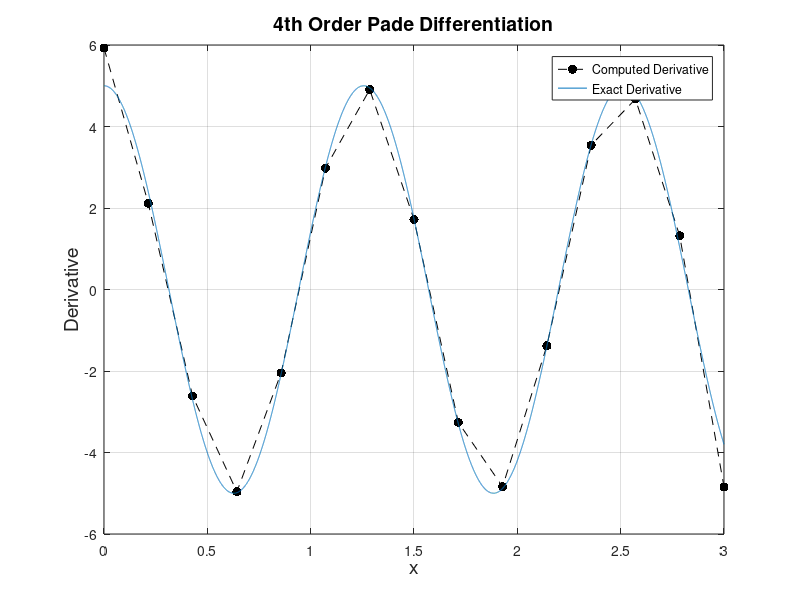

Write MATLAB code to recreate this figure.
clear
xj = linspace(0, 3, 15); %我要帶入的grid points從x0~x14
space = xj(2) - xj(1);
yj = sin(5*xj); %f0~f14
L = length(xj);
%初始化矩陣A
A = zeros(L,L);
%初始化邊界微分組合之係數
A(1,1) = 1;
A(1,2) = 2;
A(L,L) = 1;
A(L,L-1) = 2;
%初始化一般微分組合之係數
for i=2:L-1
    A(i,i-1) = 1;
    A(i,i) = 4;
    A(i,i+1) = 1;
end
%初始化矩陣B
B = zeros(L,1);
%設定邊界條件
B(1,1) = (-5/2)*yj(1) + 2*yj(2) + (1/2)*yj(3);
B(L,1) = (5/2)*yj(L) - 2*yj(L-1) - (1/2)*yj(L-2);
%設定一般條件
for i=2:L-1
    B(i,1) = 3*(yj(i+1) - yj(i-1));
end
B = (1/space)*B;
%利用反矩陣便可求得一次微分
fd = (A\B);
%真實微分
x = linspace(0,3,20000);
yfx = 5*cos(5*x);
yf = 5*cos(5*xj);
%繪圖
figure(1);clf
plot(xj,fd,'k.--','MarkerSize',20);
hold on;
%plot(xj,yf);
plot(x,yfx);
xlabel('x','Fontsize',14)
ylabel('Derivative','Fontsize',14)
title('4th Order Pade Differentiation','Fontsize',14)
legend('Computed Derivative','Exact Derivative');
grid on;